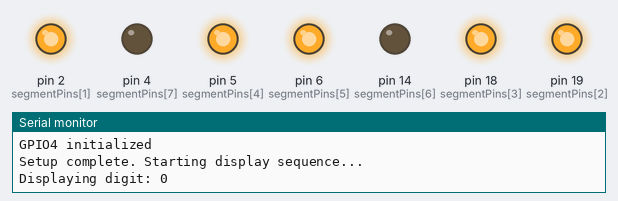
A sketch run on a simulated Arduino Uno, built with avr-gcc and run on an emulated ATmega328P. On the bench: output pins drawn as LEDs (lit = HIGH), the last lines printed to the serial monitor. Pins used as bus, display or sensor lines are not drawn.

Above: at 1.5 s.
At 2.5 s:
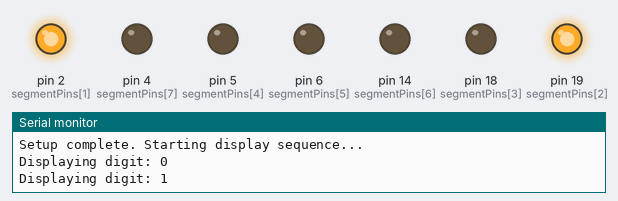
At 3.5 s:
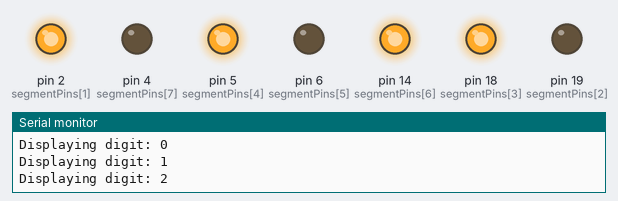
At 4.5 s:
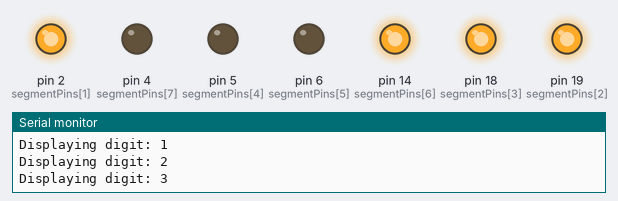
At 6.5 s:
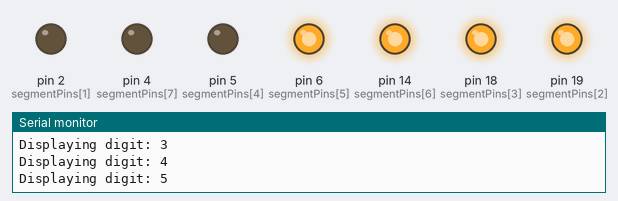
At 11.5 s:
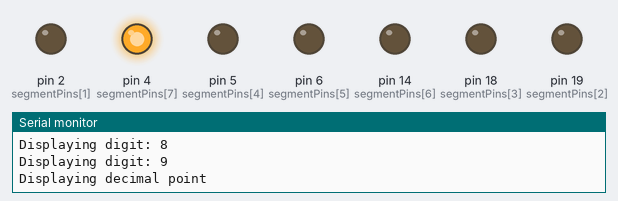
Timing chart, 0 to 15.3 s (numbered marks = the images above):
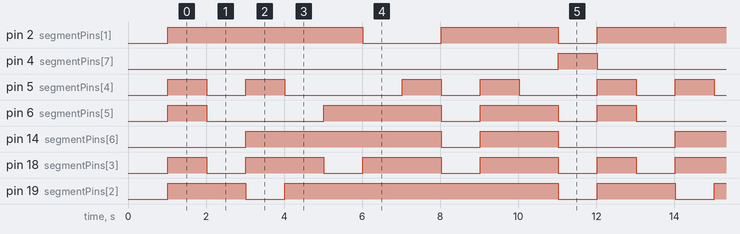

Measured:
- by itself, pin 2 (segmentPins[1]): repeats every 11.0 s: LOW 2.0 s, HIGH 3.0 s, LOW 1.0 s, HIGH 5.0 s
- by itself, pin 4 (segmentPins[7]): alternates HIGH for 1.0 s and LOW for 10.0 s
- by itself, pin 5 (segmentPins[4]): repeats every 11.0 s: LOW 1.0 s, HIGH 1.0 s, LOW 3.0 s, HIGH 1.0 s, LOW 1.0 s, HIGH 1.0 s, LOW 2.0 s, HIGH 1.0 s
- by itself, pin 6 (segmentPins[5]): repeats every 11.0 s: LOW 3.0 s, HIGH 3.0 s, LOW 1.0 s, HIGH 2.0 s, LOW 1.0 s, HIGH 1.0 s
- by itself, pin 14 (segmentPins[6]): repeats every 11.0 s: LOW 1.0 s, HIGH 2.0 s, LOW 3.0 s, HIGH 5.0 s
- by itself, pin 18 (segmentPins[3]): repeats every 11.0 s: 3 × (LOW 1.0 s, HIGH 2.0 s), LOW 1.0 s, HIGH 1.0 s
- by itself, pin 19 (segmentPins[2]): repeats every 11.0 s: LOW 1.0 s, HIGH 7.0 s, LOW 1.0 s, HIGH 2.0 s

The sketch:

06-021_SevenSegment_display_minimal.ino
```cpp
/*  06.021 - Single Seven Segment Display Control for ESP32-S3 (Minimal Version)
 *
 * Course: IoT Development with ESP32-S3
 * Target Hardware: ESP32-S3-DevKitC-1 v1.1
 * Module: ESP32-S3-WROOM-1-N16R16V
 *
 * This simple sketch shows you how to drive a single common cathode seven
 * segment display using the ESP32-S3's digital pins. The program displays
 * numbers from 0 to 9, plus the decimal point.
 *
 * HARDWARE INFORMATION:
 * =====================
 * ESP32-S3-DevKitC-1 with ESP32-S3-WROOM-1-N16R16V module
 * - 16 MB Flash Memory, 16 MB PSRAM
 * - Native USB support on GPIO19/20
 * - Updated GPIO pins for ESP32-S3 compatibility
 *
 * CIRCUIT DIAGRAM:
 * ================
 *     ESP32-S3           Resistor    Seven-Segment Display
 *     ────────           ────────    ──────────────────────
 *     GPIO1  ─────────── [220Ω] ──── A segment (top)
 *     GPIO2  ─────────── [220Ω] ──── B segment (top right)
 *     GPIO19 ─────────── [220Ω] ──── C segment (bottom right)
 *     GPIO18 ─────────── [220Ω] ──── D segment (bottom)
 *     GPIO5  ─────────── [220Ω] ──── E segment (bottom left)
 *     GPIO6  ─────────── [220Ω] ──── F segment (top left)
 *     GPIO14 ─────────── [220Ω] ──── G segment (middle)
 *     GPIO4  ─────────── [220Ω] ──── Dp segment (decimal point)
 *     GND    ─────────────────────── Common cathode
 *
 * Seven-Segment Layout:
 *         A
 *       ┌───┐
 *    F  │   │  B
 *       │ G │
 *       ├───┤
 *    E  │   │  C
 *       │   │
 *       └───┘  ● Dp
 *         D
 *
 * COMPONENTS:
 * ===========
 * - 1x ESP32-S3-DevKitC-1 v1.1
 * - 1x Common cathode seven-segment display
 * - 8x 220Ω resistors (current limiting)
 * - 1x Breadboard
 * - 10x Jumper wires
 *
 * GPIO ASSIGNMENTS:
 * =================
 * A=GPIO1, B=GPIO2, C=GPIO19, D=GPIO18
 * E=GPIO5, F=GPIO6, G=GPIO14, Dp=GPIO4
 *
 * TECHNICAL NOTES:
 * ================
 * - Updated from original ESP32 pins (GPIO33, GPIO32, GPIO27 not available on ESP32-S3)
 * - Common cathode display: segments turn ON when GPIO is HIGH (3.3V)
 * - 220Ω resistors limit current to safe levels (~15mA per segment)
 * - Bit patterns: .GFEDCBA (bit 7 = Dp, bit 0 = A segment)
 *
 * IDE REQUIREMENTS:
 * =================
 * - Arduino IDE 2.0+
 * - ESP32 Arduino Core v3.0+
 * - Board: "ESP32S3 Dev Module"
 *
 * Created: April 1 2019 by Peter Dalmaris
 * Updated: December 2024 for ESP32-S3 compatibility
 */

// ====================================================================
// CONFIGURATION
// ====================================================================

const byte CHAR_COUNT = 11;    // Number of characters to display (0-9 and decimal point)

// Seven-segment display patterns for digits 0-9 and decimal point
// Each byte represents which segments to turn on
// Bit order: .GFEDCBA (Dp, G, F, E, D, C, B, A)
const byte symbols[CHAR_COUNT] = {
    0b00111111,  // 0: A,B,C,D,E,F segments
    0b00000110,  // 1: B,C segments
    0b01011011,  // 2: A,B,G,E,D segments
    0b01001111,  // 3: A,B,G,C,D segments
    0b01100110,  // 4: F,G,B,C segments
    0b01101101,  // 5: A,F,G,C,D segments
    0b01111101,  // 6: A,F,G,E,D,C segments
    0b00000111,  // 7: A,B,C segments
    0b01111111,  // 8: All segments except Dp
    0b01101111,  // 9: A,B,C,D,F,G segments
    0b10000000   // .: Decimal point only
};

// GPIO pin assignments for ESP32-S3 (updated from original ESP32)
// Pin order: A, B, C, D, E, F, G, Dp
byte segmentPins[] = {1, 2, 19, 18, 5, 6, 14, 4};

// ====================================================================
// SETUP FUNCTION
// ====================================================================

void setup() {
    // Initialize serial communication for debugging
    Serial.begin(115200);

    // Wait a moment for serial to initialize
    delay(1000);

    Serial.println("ESP32-S3 Seven Segment Display");
    Serial.println("Initializing GPIO pins...");

    // Set all segment pins as outputs
    for (int i = 0; i < 8; i++) {
        pinMode(segmentPins[i], OUTPUT);
        digitalWrite(segmentPins[i], LOW);  // Start with all segments off
        Serial.print("GPIO");
        Serial.print(segmentPins[i]);
        Serial.println(" initialized");
    }

    Serial.println("Setup complete. Starting display sequence...");
    Serial.println();

    // Optional: Test display by showing a specific digit
    // Uncomment the line below to test with digit "8" (all segments on)
    // writeLeds(symbols[8]);  // Display "8" for testing
}

// ====================================================================
// MAIN LOOP
// ====================================================================

void loop() {
    // Display each character from 0 to 9, then decimal point
    for (int i = 0; i < CHAR_COUNT; i++) {
        // Show what we're displaying
        if (i < 10) {
            Serial.print("Displaying digit: ");
            Serial.println(i);
        } else {
            Serial.println("Displaying decimal point");
        }

        // Send the pattern to the display
        writeLeds(symbols[i]);

        // Wait 1 second before showing next character
        delay(1000);
    }

    Serial.println("--- Cycle complete ---");
    Serial.println();
}

// ====================================================================
// DISPLAY CONTROL FUNCTION
// ====================================================================

/**
 * Write a bit pattern to the seven-segment display
 * This function takes a byte where each bit controls one segment
 *
 * @param pattern: 8-bit value where each bit controls a segment
 *                 bit 0 = A, bit 1 = B, bit 2 = C, bit 3 = D
 *                 bit 4 = E, bit 5 = F, bit 6 = G, bit 7 = Dp
 */
void writeLeds(byte pattern) {
    // Go through each of the 8 segments
    for (int i = 0; i < 8; i++) {
        // Read the bit for this segment from the pattern
        // bitRead(value, bit) returns 1 or 0 for the specified bit
        int segmentState = bitRead(pattern, i);

        // Set the GPIO pin HIGH (on) or LOW (off) based on the bit
        digitalWrite(segmentPins[i], segmentState);
    }
}
```
